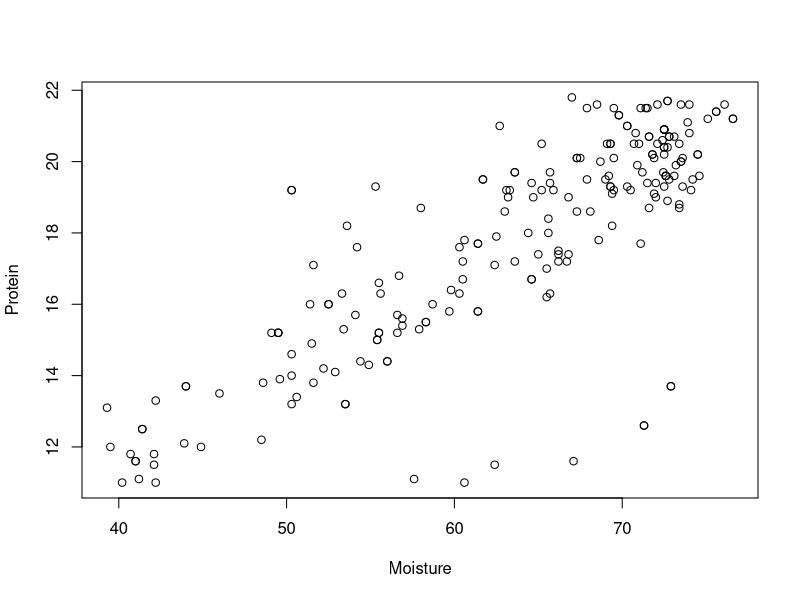
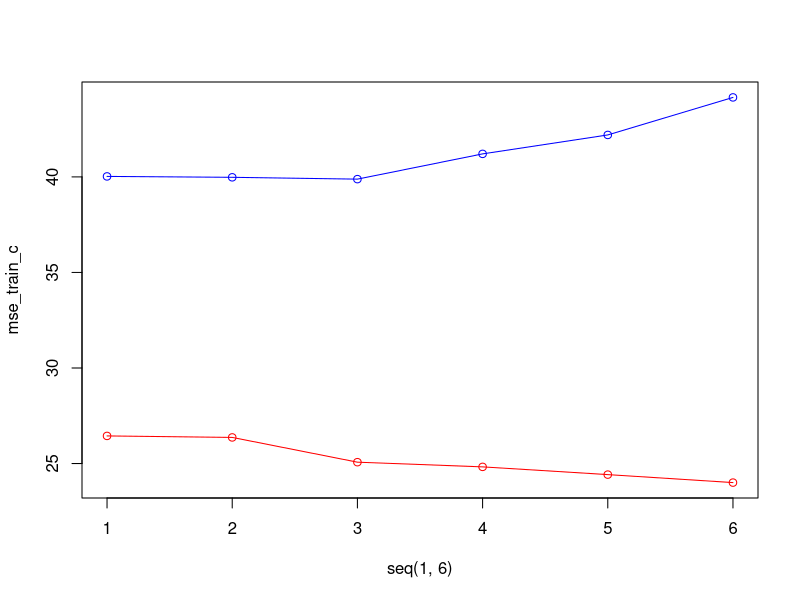
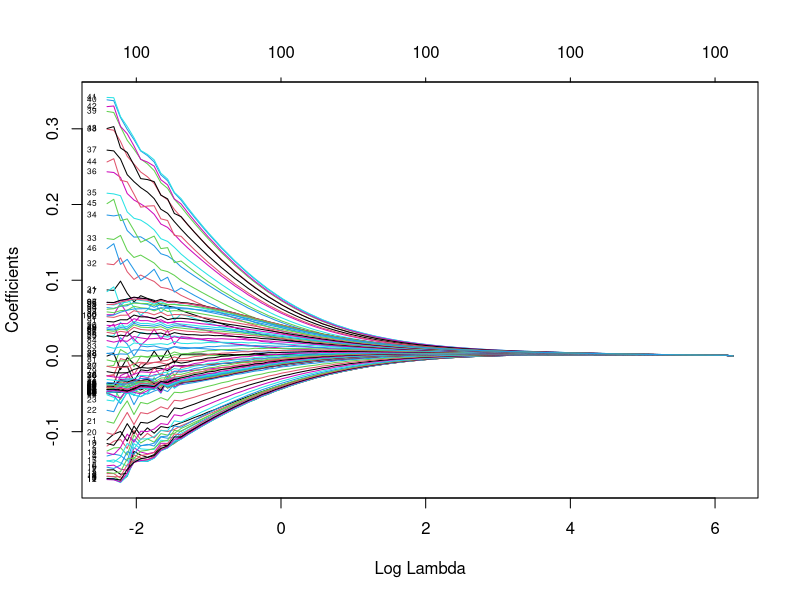
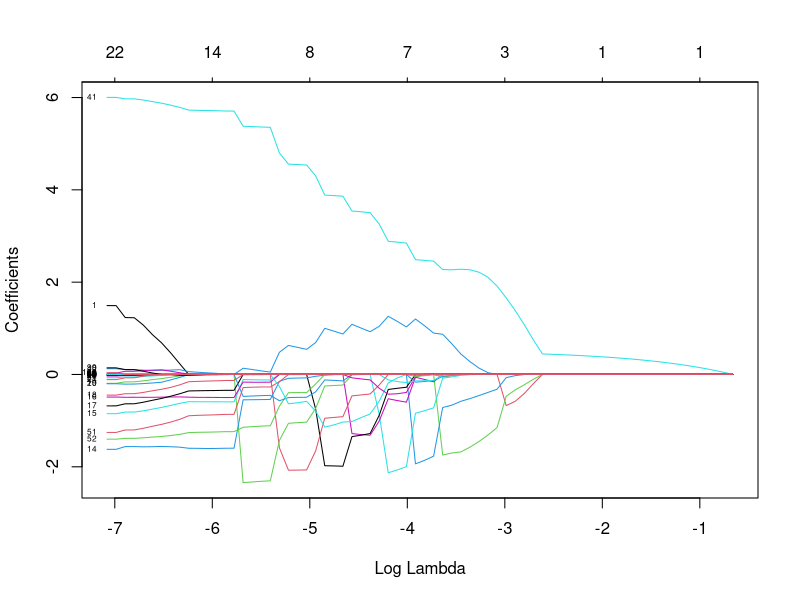
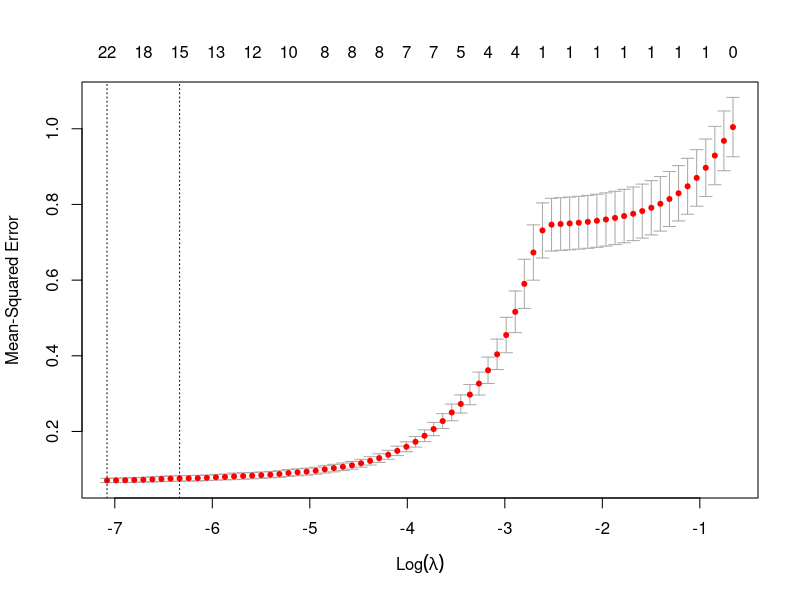

Write R code to recreate these figures, in order.
setwd("~/code/skola/tdde01/adam/lab2")

data = read.csv("tecator.csv")

set.seed(12345)


n=dim(data)[1]
id=sample(1:n, floor(n*0.5))
train=data[id,]
test=data[-id,]

plot(data$Moisture, data$Protein, ylab = "Protein", xlab = "Moisture")
# Yes, the data could be described by a linear model

mse_train_c = c()
mse_test_c = c()

for(i in 1:6) {
  M = lm(Moisture ~ poly(Protein, i), data=train)
  
  mse_train = mean(M$residuals^2)
  mse_train_c[i] = mse_train
  
  pred_test = predict(M, test)
  
  diff = pred_test-test[, "Moisture"]
  
  mse_test = mean(diff^2)
  mse_test_c[i] = mse_test
  
}

plot(seq(1,6), mse_train_c, col = "red", ylim=range(min(mse_train_c, mse_test_c), max(mse_train_c, mse_test_c)), type="o")
points(seq(1,6), mse_test_c, col="blue", type="o")

#2.4 63 variables # Residual standard error: 1.107
library(MASS)
fat_m = lm(Fat ~., data=data[, 2:102])
step = stepAIC(fat_m)



#2.5 coefficients decrease with bigger lamnda, panalty effect
library(glmnet)
covariates=scale(data[,2:101])
response=scale(data[, 102])
r_m=glmnet(as.matrix(covariates), response, alpha=0,family="gaussian")
plot(r_m, xvar="lambda", label=TRUE)



#2.6 optimizes better by removing channels
l_m=glmnet(as.matrix(covariates), response, alpha=1,family="gaussian")
plot(l_m, xvar="lambda", label=TRUE)



#2.7 Choose 13 variables
l_cv=cv.glmnet(as.matrix(covariates), response, alpha=1,family="gaussian")
l_cv$lambda.min
plot(l_cv)
coef(l_cv, s="lambda.min")



#2.8 
#2.4 MSE = 32, 2.7 MSE < 1 Much better 



